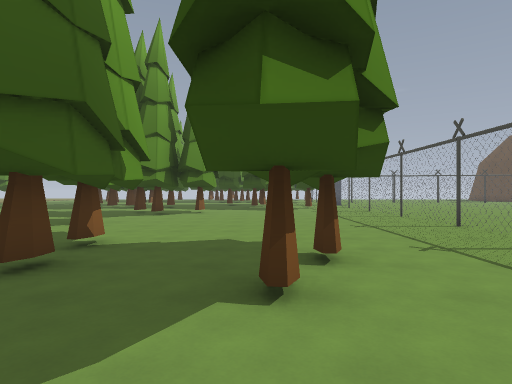
View 1 (above)

24 first-person views from a walk through a 3-D level made in the Godot game engine. The camera is 1.5 m above the floor, looks level and sees 75° across. The floor is counted in squares, 2 m on a side. Each view is taken from the middle of a square. On the plan, view 1 faces up. The plan holds only what a view shows up to about 11 squares ahead; the rest is blank. The place goes on beyond the plan. Characters and animated objects are left out. Some surface patterns are stand-ins.

View 2
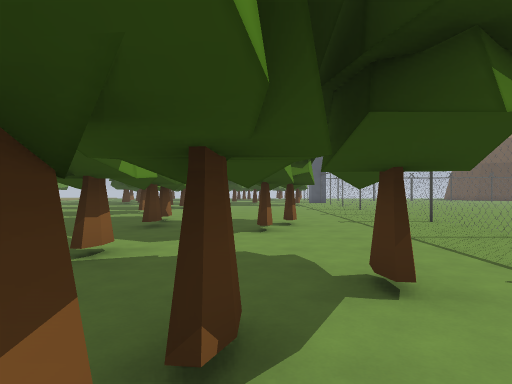

View 3
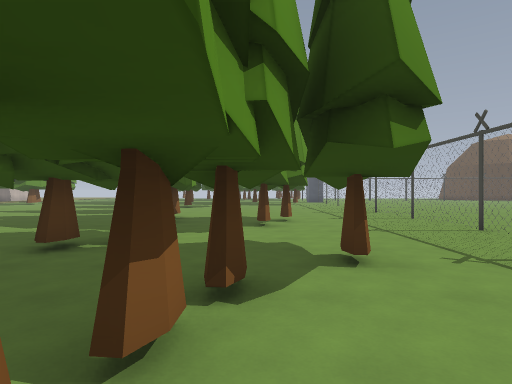

View 4
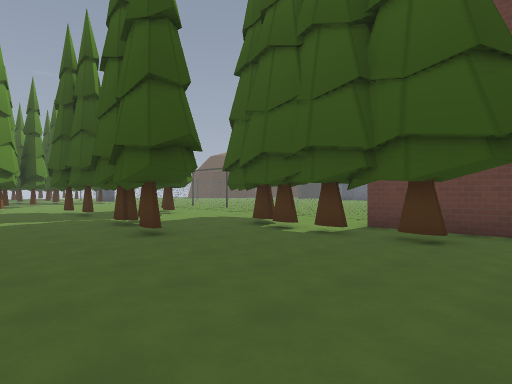

View 5
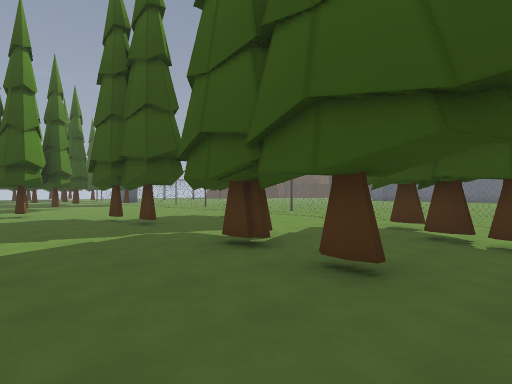

View 6
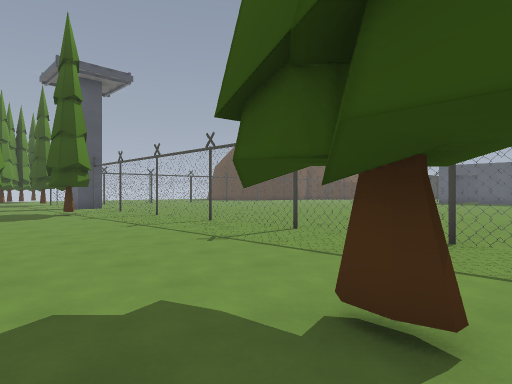

View 7
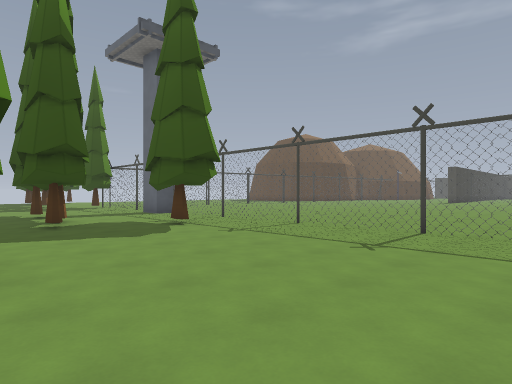

View 8
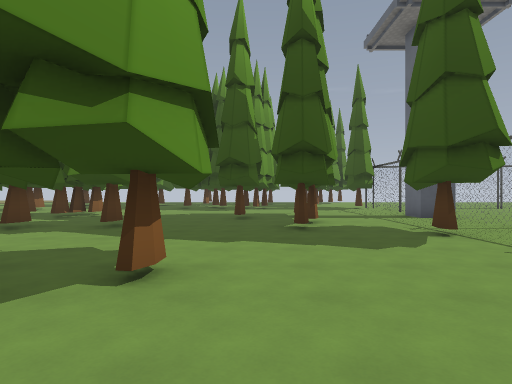

View 9
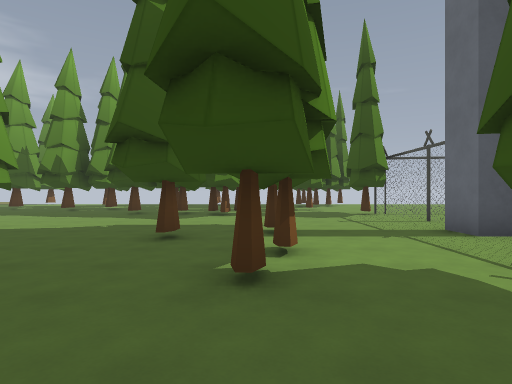

View 10
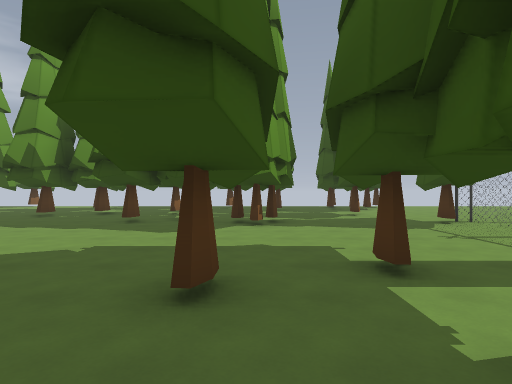

View 11
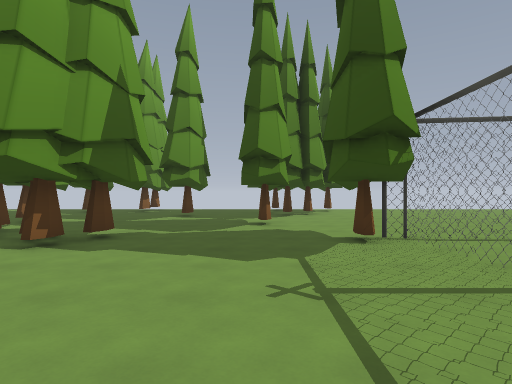

View 12
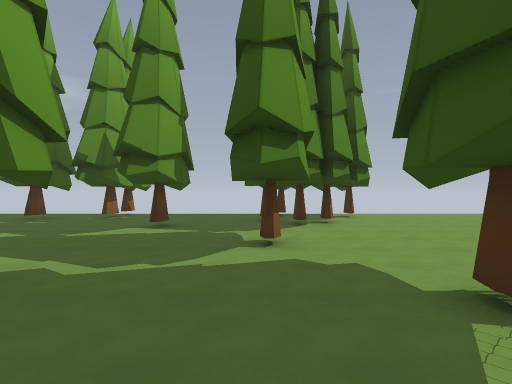

View 13
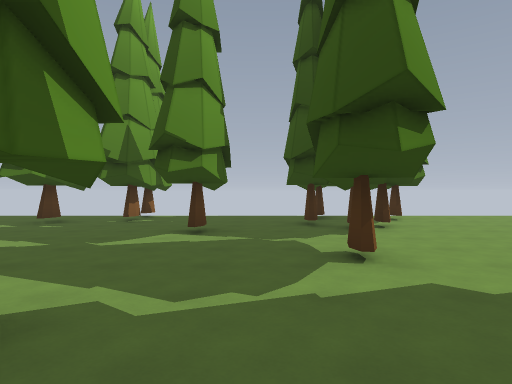

View 14
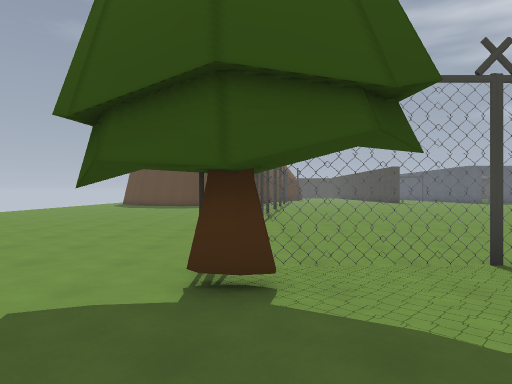

View 15
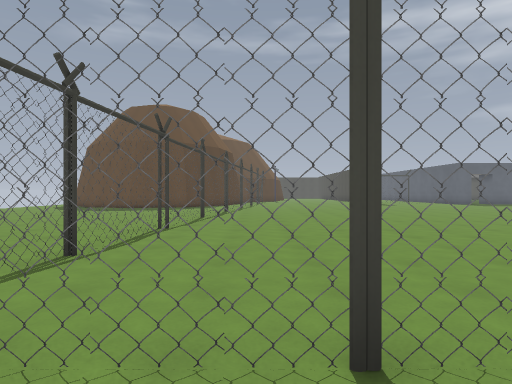

View 16
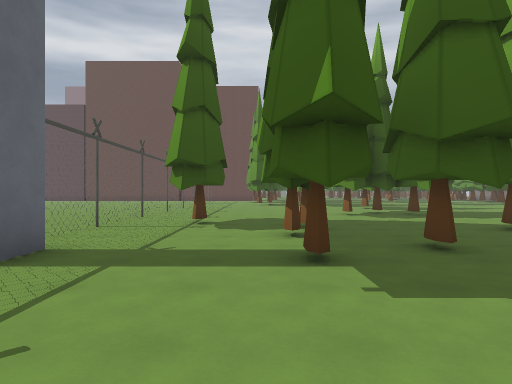

View 17
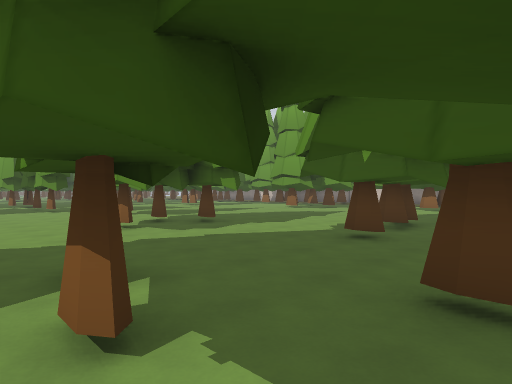

View 18
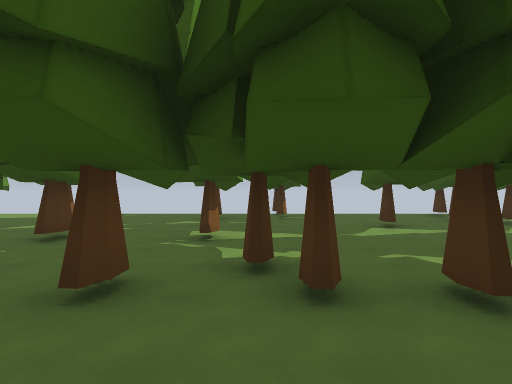

View 19
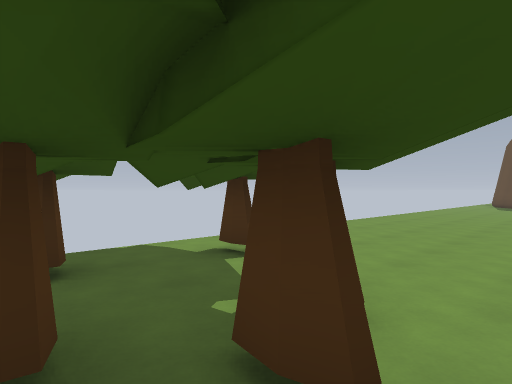

View 20
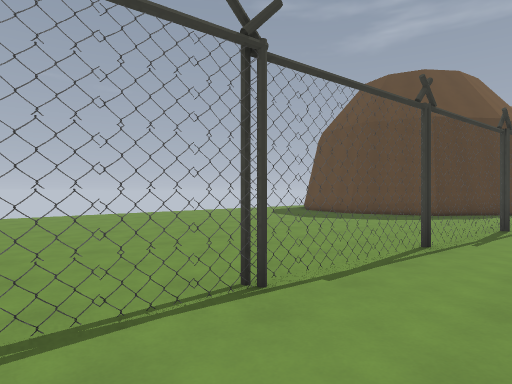

View 21
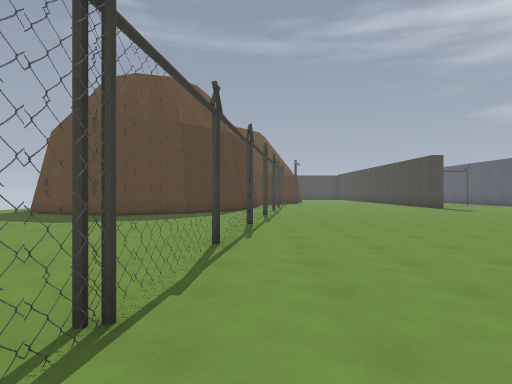

View 22
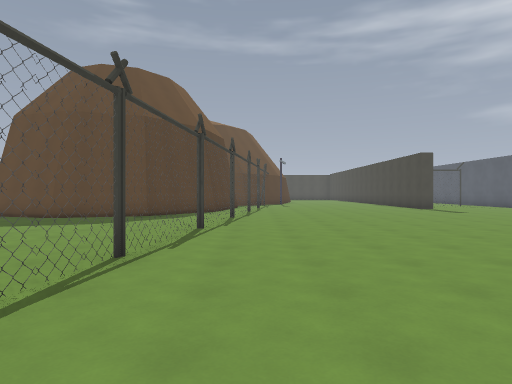

View 23
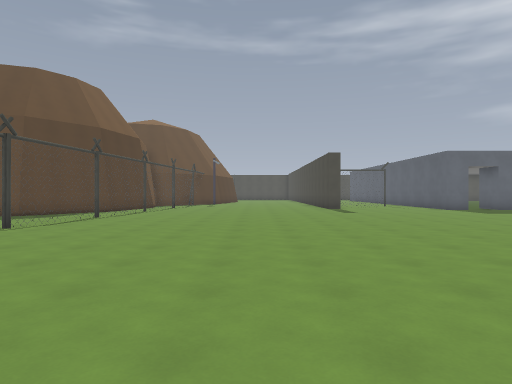

View 24
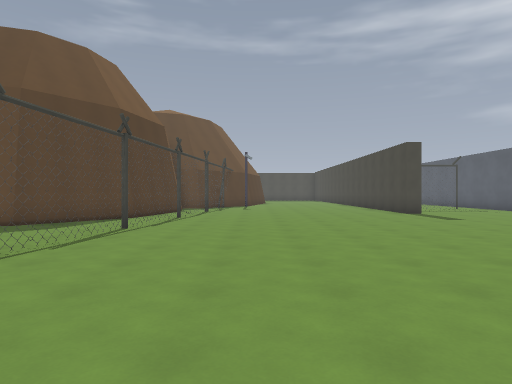

### Floor plan
Key: @ floor where view 1 was taken; # wall or solid block; x gap in a wall; . floor; T thing the floor can be seen under or through.
Columns run from 6 left of view 1 to 23 right of it. Each row starts with its distance up from view 1.
 33 ....x....x..........
 32 ....#... #.#.........
 31 ..#.....## ...........  ..
 30 .........##........... ...
 29  . ...#..................#
 28 #........................#
 27 #.......#................##
 26 .. #......................#
 25 ..##.x....................##
 24 .....#....TTTTTTTTTT.......###
 23 ..........T.........TTTTTT....
 22 ..........T...............T###
 21  .........T...................
 20 #....##...T...................
 19 .....##...T...................
 18 ..#....#..T.. ................
 17  .....#...T.   ...............
 16 #.#...#...T.     .............
 15 ........#.T..     ............
 14 ..........T...      ..........
 13 ..........T....      .........
 12 ..###.....T.....       .... ..
 11 ...#......T......       ...
 10 ..........T......        ..
  9  .........T....
  8  .#.......T....
  7 ..........T....
  6 ..........T.......
  5 ....#.....T.......
  4 ...... #..T.....
  3 ....#.....T..
  2  .........T.
  1  ... .....T.
  0 ...##.@...
 -1 ...x..##..#
 -2 ...#..#...#
 -3 ......#...
 -4 .........
 -5 .......#
 -6 .....#.#
 -7 .......#
 -8 .....

Where each view was taken, in squares from view 1:
view 1: 0 up, 0 right, facing up
view 2: 4 down, 0 right, facing up
view 3: 5 down, 0 right, facing up
view 4: 8 down, 6 left, facing up-right
view 5: 4 down, 6 left, facing up-right
view 6: 3 up, 1 left, facing up-right
view 7: 8 up, 2 left, facing up-right
view 8: 9 up, 1 left, facing up
view 9: 13 up, 0 right, facing up
view 10: 16 up, 1 left, facing up
view 11: 19 up, 2 right, facing up
view 12: 22 up, 2 right, facing up
view 13: 23 up, 1 right, facing up
view 14: 24 up, 1 right, facing right
view 15: 22 up, 3 right, facing right
view 16: 23 up, 1 right, facing down
view 17: 19 up, 1 right, facing down-left
view 18: 22 up, 3 left, facing up
view 19: 29 up, 2 right, facing up-right
view 20: 22 up, 8 right, facing up-right
view 21: 23 up, 8 right, facing right
view 22: 22 up, 9 right, facing right
view 23: 18 up, 9 right, facing right
view 24: 20 up, 12 right, facing right
